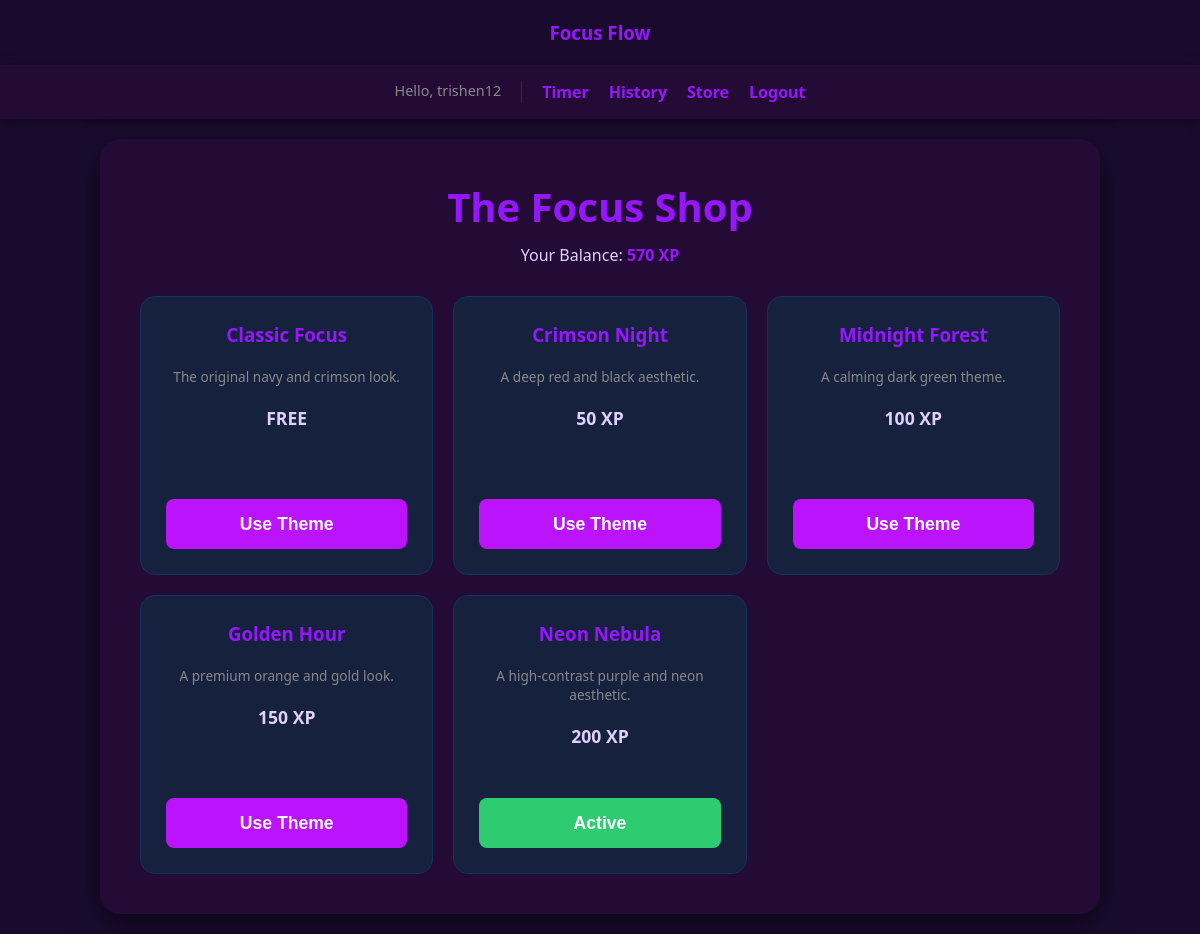
Page /store (signed in) on the committed database.
### tables this page shows
CREATE TABLE users (
    id INTEGER PRIMARY KEY AUTOINCREMENT,
    username TEXT NOT NULL UNIQUE,
    hash TEXT NOT NULL,
    xp INTEGER DEFAULT 0
, active_theme TEXT DEFAULT 'default');

CREATE TABLE items (
    id INTEGER PRIMARY KEY AUTOINCREMENT,
    name TEXT NOT NULL,
    type TEXT NOT NULL,
    price INTEGER NOT NULL,
    description TEXT
);

### app.py (the view)
@app.route("/store")
@login_required
def store():
    user_id = session["user_id"]
    user_data = db.execute(
        "SELECT xp FROM users WHERE id = ?",
        user_id
    )
    user_xp = user_data[0]["xp"]
    items = db.execute("SELECT * FROM items")
    owned_rows = db.execute(
        "SELECT item_id FROM purchases WHERE user_id = ?",
        user_id
    )
    owned_ids = [row["item_id"] for row in owned_rows]
    return render_template("store.html", items=items, user_xp=user_xp, owned_ids=owned_ids)

### app.py (called while the page is built)
def login_required(f):
    @wraps(f)
    def decorated_function(*args, **kwargs):
        if session.get("user_id") is None:
            return redirect("/login")
        return f(*args, **kwargs)
    return decorated_function

### templates/store.html (shortened to what this page needs)
{% extends "layout.html" %}
{% block content %}
<div class="container shop-layout" style="max-width: 1000px;">
    <h1>The Focus Shop</h1>
    <p>Your Balance: <strong style="color: #e94560;">{{ user_xp }} XP</strong></p>
    <div class="shop-grid">
    <div class="item-card" style="background: #16213e; padding: 25px; border-radius: 15px; border: 1px solid #0f3460; display: flex; flex-direction: column; justify-content: space-between;">
        <div class="item-info" style="flex-grow: 1;">
            <h3 style="color: #e94560; margin-bottom: 10px;">Classic Focus</h3>
            <p style="font-size: 0.85rem; color: #888; margin-bottom: 10px;">The original navy and crimson look.</p>
            <p style="font-weight: bold; font-size: 1.1rem; margin-bottom: 15px;">FREE</p>
        </div>
        <div style="margin-top: 15px; width: 100%;">
            {% if session["theme"] == 'default' or not session["theme"] %}
                <button disabled style="background: #2ecc71; color: white; width: 100%; height: 50px; border-radius: 8px; font-weight: bold; border: none; cursor: default; display: block; margin: 0;">Active</button>
            {% else %}
                <form action="/equip" method="post" style="margin: 0; width: 100%;">
                    <button type="submit" style="background: #9b59b6; color: white; width: 100%; height: 50px; border-radius: 8px; font-weight: bold; border: none; cursor: pointer; display: block; margin: 0;">Use Theme</button>
                </form>
            {% endif %}
        </div>
    </div>
    {% for item in items %}
    <div class="item-card" style="background: #16213e; padding: 25px; border-radius: 15px; border: 1px solid #0f3460; display: flex; flex-direction: column; justify-content: space-between;">
        <div class="item-info" style="flex-grow: 1;">
            <h3 style="color: #e94560; margin-bottom: 10px;">{{ item.name }}</h3>
            <p style="font-size: 0.85rem; color: #888; margin-bottom: 10px;">{{ item.description }}</p>
            <p style="font-weight: bold; font-size: 1.1rem; margin-bottom: 15px;">{{ item.price }} XP</p>
        </div>
        <div style="margin-top: 15px; width: 100%;">
            {% if item.id in owned_ids %}
                {% if session["theme"] == item.name.lower().replace(" ", "-") %}
                    <button disabled style="background: #2ecc71; color: white; width: 100%; height: 50px; border-radius: 8px; font-weight: bold; border: none; cursor: default; display: block; margin: 0;">Active</button>
                {% else %}
                    <form action="/equip" method="post" style="margin: 0; width: 100%;">
                        <button type="submit" style="background: #9b59b6; color: white; width: 100%; height: 50px; border-radius: 8px; font-weight: bold; border: none; cursor: pointer; display: block; margin: 0;">Use Theme</button>
                    </form>
                {% endif %}
            {% else %}
                <button disabled style="background: #2a2a40; color: #555; width: 100%; height: 50px; border-radius: 8px; font-weight: bold; border: none; cursor: not-allowed; display: block; opacity: 0.5; margin: 0;">Too Expensive</button>
            {% endif %}
        </div>
    </div>
    {% endfor %}
</div>
</div>
{% endblock %}

### templates/layout.html (shortened to what this page needs)
<!DOCTYPE html>
<html lang="en">
<head>
    <link rel="stylesheet" href="/static/style.css">
</head>
<body class="{{ session['theme'] }}">
    <header style="text-align: center; padding: 20px;">
        {% if not session["user_id"] %}
            <h1 style="font-size: 3rem; color: #e94560;">Focus Flow</h1>
        {% else %}
            <h3 style="color: #e94560;">Focus Flow</h3>
        {% endif %}
    </header>
    <nav>
        {% if session["user_id"] %}
            <div class="nav-user">Hello, {{ session["username"] }}</div>
            <div class="nav-links">
            <a href="/">Timer</a>
            <a href="/history">History</a>
            <a href="/store">Store</a>
            <a href="/logout">Logout</a>
        {% else %}
            <a href="/login">Login</a>
            <a href="/register">Register</a>
        {% endif %}
    </nav>
    <main>
        {% block content %}{% endblock %}
    </main>
</body>
</html>

### static/style.css (style rules this page uses)
* { box-sizing: border-box; margin: 0; padding: 0; }
body { font-family: 'Segoe UI', Tahoma, Geneva, Verdana, sans-serif; background-color: #1a1a2e; color: white; display: flex; flex-direction: column; min-height: 100vh; }
nav { background-color: #16213e; padding: 1rem; display: flex; justify-content: center; gap: 20px; box-shadow: 0 2px 10px rgba(0,0,0,0.5); }
.nav-user { color: #888; font-size: 0.9rem; padding-right: 20px; border-right: 1px solid #0f3460; }
.nav-links { display: flex; gap: 20px; }
nav a { color: #e94560; text-decoration: none; font-weight: bold; transition: 0.3s; }
main { flex-grow: 1; display: flex; justify-content: center; align-items: center; padding: 20px; }
.container { width: 95%; max-width: 450px; background: #16213e; padding: 2.5rem; border-radius: 20px; box-shadow: 0 10px 30px rgba(0,0,0,0.5); display: flex; flex-direction: column; align-items: center; text-align: center; gap: 15px; }
h1 { margin: 0; font-size: 2.5rem; }
button { flex: 1; background: #e94560; color: white; border: none; padding: 12px 24px; border-radius: 8px; cursor: pointer; font-size: 1.1rem; font-weight: bold; transition: background 0.2s, transform 0.1s; }
form button { margin-top: 15px; width: 100%; }
p { margin: 0; padding-top: 10px; }
.shop-layout { display: block !important; text-align: center; }
.shop-grid { display: grid !important; grid-template-columns: repeat(3, 1fr); grid-auto-rows: 1fr; gap: 20px; width: 100%; margin-top: 30px; }
.item-card { background: #16213e; padding: 25px; border-radius: 15px; border: 1px solid #0f3460; display: flex; flex-direction: column; }
.item-card form { margin: 0; width: 100%; }
.item-info { flex-grow: 1; margin-bottom: 20px; }
.item-card { display: flex; flex-direction: column; justify-content: space-between; }
.item-card button { height: 45px; padding: 0 24px; display: flex; align-items: center; justify-content: center; margin-bottom: 5px; }
.item-card button:disabled { background-color: #2a2a40; color: #555; cursor: not-allowed; border: 1px solid #0f3460; }
body.neon-nebula { background-color: #1a0b2e; color: #e0d0ff; }
body.neon-nebula .container, body.neon-nebula nav { background-color: #240b36; border-color: #4b0082; }
body.neon-nebula h1, body.neon-nebula h3, body.neon-nebula #timer-display, body.neon-nebula nav a, body.neon-nebula strong { color: #9616ff !important; }
body.neon-nebula button { background-color: #bc13fe !important; }
body.neon-nebula button:disabled[style*="#2ecc71"] { background-color: #2ecc71 !important; color: white !important; opacity: 1 !important; }

### rows in the picture
users: username "trishen12", xp "570"
items: name "Crimson Night", description "A deep red and black aesthetic.", price "50"
items: name "Midnight Forest", description "A calming dark green theme.", price "100"
items: name "Golden Hour", description "A premium orange and gold look.", price "150"
items: name "Neon Nebula", description "A high-contrast purple and neon aesthetic.", price "200", shows "Active"
